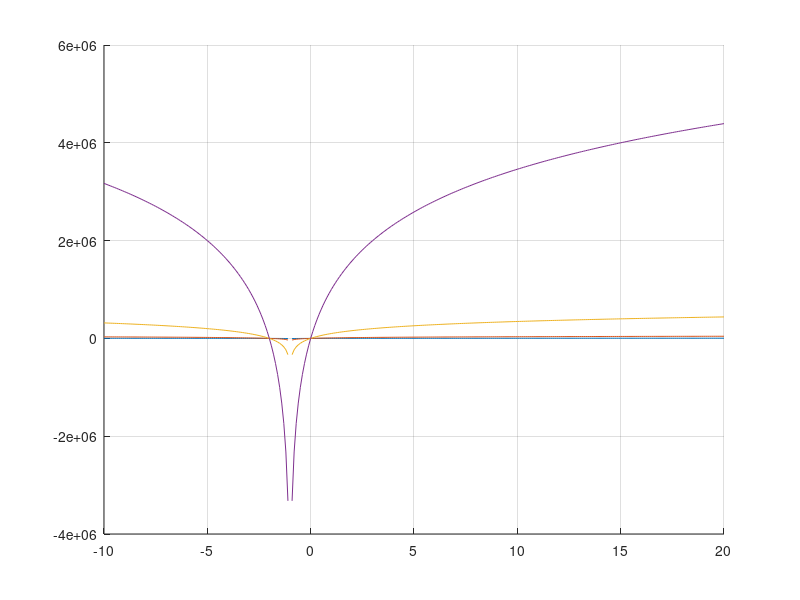

Write MATLAB code to recreate this figure. (Note: this script raises an error after producing the figure.)
% Author: Jacob Hoffer

SNR = -10:0.1:20;
B = [1e3, 1e4, 1e5, 1e6];

C = zeros(length(B),length(SNR));
for it = 1:length(B)
    C(it,:) = B(it)*log2(1+SNR);
end

figure(); hold on; grid on;
for it = 1:length(B)
    plot(SNR, real(C(it,:)));
end
legend(...
    "B = " + num2str(B(1)),...
    "B = " + num2str(B(2)),...
    "B = " + num2str(B(3)),...
    "B = " + num2str(B(4)));
xlabel("SNR (db)");
ylabel("C (bps)");
title("Channel capacity by SNR at four bandwidths")